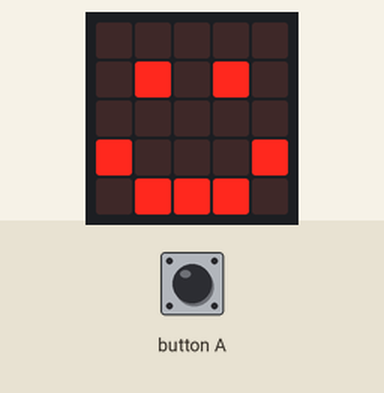
Simulated run of this program. Board: BBC micro:bit (MakeCode). Parts: the board's 5×5 LED display. The inputs (shaded band) are chosen by the test bench. Random numbers come from a fixed seed.

Above: at 1.2 s.
1.3 s: button A pressed for 0.15 s
At 2.1 s:
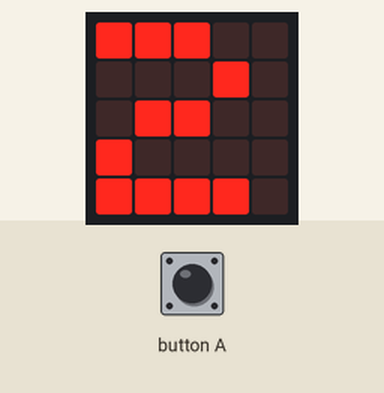
4.0 s: button A pressed for 0.15 s
At 4.9 s:
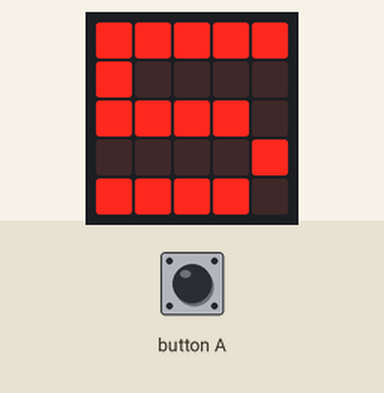
6.6 s: button A pressed for 0.15 s
At 7.6 s:
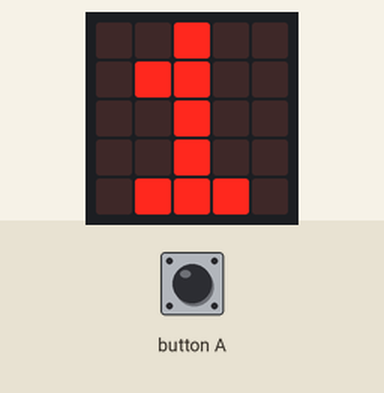
Timing chart, 0 to 9.6 s (numbered marks = the images above; inputs shaded):
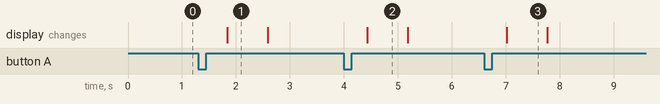

Measured:
- after the input at 1.3 s, the display: changes after 0.54 s (image 1)
- after the input at 4.0 s, the display: changes after 0.43 s (image 2)
- after the input at 6.6 s, the display: changes after 0.42 s (image 3)
- what the display in image 1 shows lasts 0.8 s, from 1.8 s to 2.6 s

The program:

main.ts
```typescript
let szam = 0
input.onButtonPressed(Button.A, function () {
    for (let index = 0; index < 1; index++) {
        szam = randint(1, 6)
        basic.showNumber(szam)
    }
})
basic.forever(function () {
    basic.showIcon(IconNames.Happy)
})
```

test.ts
```typescript
// ide kerülnek a tesztek; a rendszer ezt nem kompilálja, ha a csomagot bővítményként használják.
```
